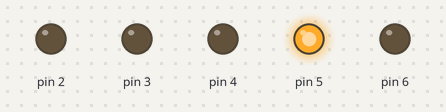
The sketch below on a simulated Arduino Uno, built with avr-gcc and run on an emulated ATmega328P. Shown: output pins drawn as LEDs (lit = HIGH).

Above: at 0.2 s.
At 1.2 s:
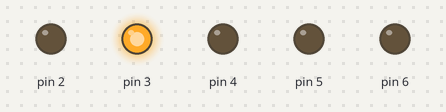
At 1.7 s:
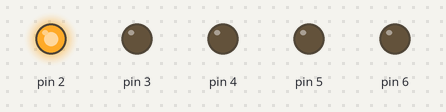
At 3.05 s:
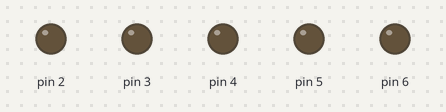
At 3.8 s:
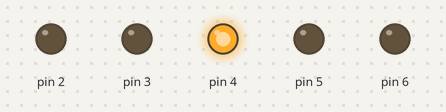
At 5.6 s:
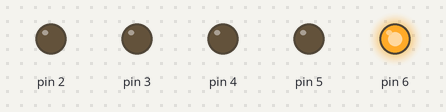
Timing chart, 0 to 7.1 s (numbered marks = the images above):
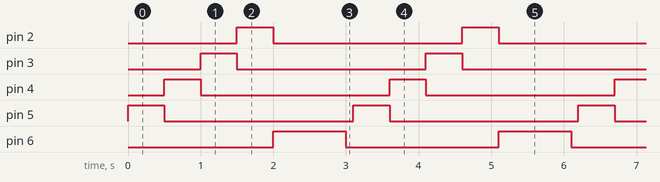

The sketch:

project_6_led_and_buzzer.ino
```cpp
void setup() {
  // put your setup code here, to run once:
pinMode(2,OUTPUT);
pinMode(3,OUTPUT);
pinMode(4,OUTPUT);
pinMode(5,OUTPUT);
pinMode(6,OUTPUT);
}

void loop() {
  // put your main code here, to run repeatedly:

digitalWrite(5,HIGH);
delay(500);

digitalWrite(5,LOW);
digitalWrite(4,HIGH);
delay(500);
digitalWrite(4,LOW);
digitalWrite(3,HIGH);
delay(500);
digitalWrite(3,LOW);
digitalWrite(2,HIGH);
delay(500);
digitalWrite(2,LOW);
digitalWrite(6,HIGH);
delay(1000);
digitalWrite(6,LOW);
delay(100);
}
```

Measured:
- by itself, pin 2–5: alternates HIGH for 0.50 s and LOW for 2.6 s
- by itself, pin 6: alternates HIGH for 1.0 s and LOW for 2.1 s
- by itself, everything shown: repeats every 3.1 s, in 6 steps
